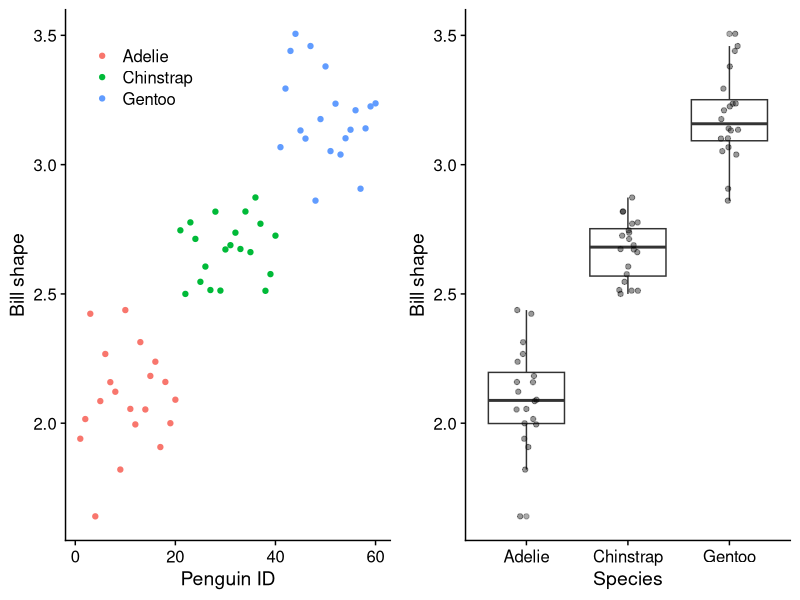
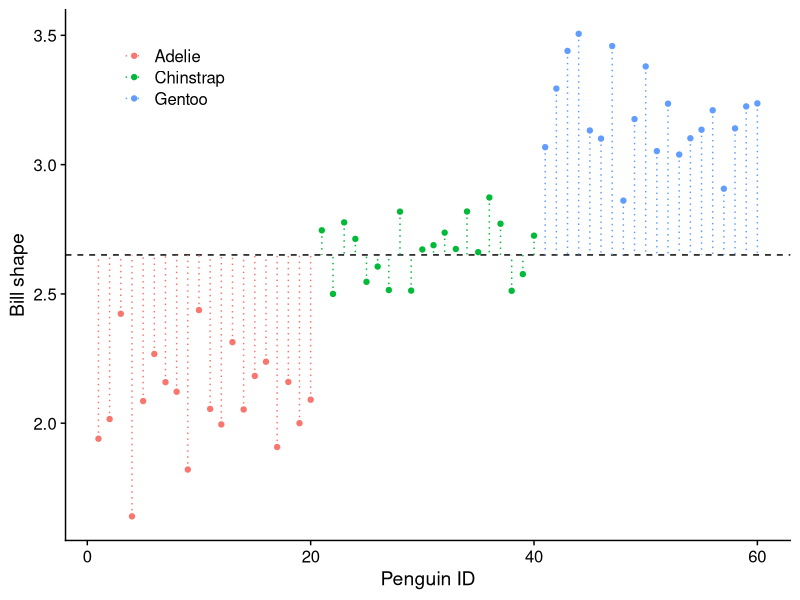
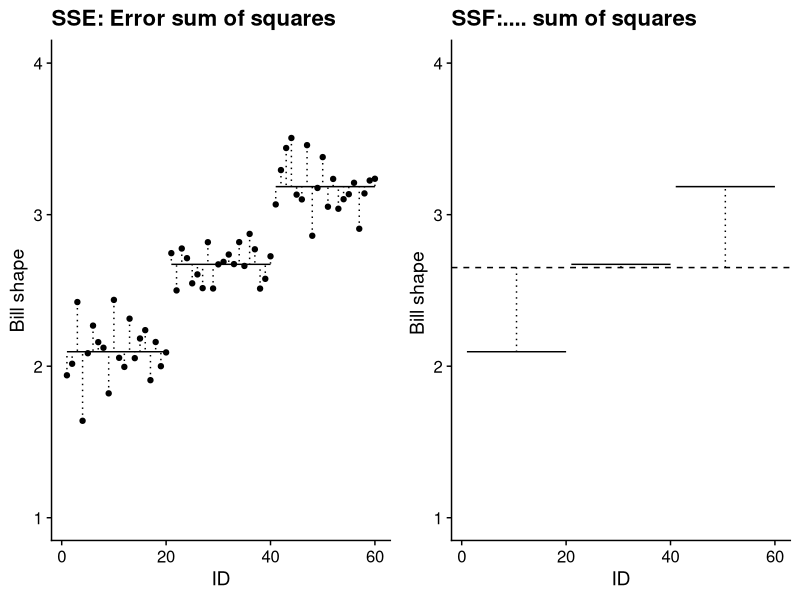

These figures' R source, in order: (Note: this script raises an error after producing the figures.)
## ---- chunk 1
library(tidyverse)
library(palmerpenguins)
library(here)
library(cowplot)
library(gridExtra)
library(ggfortify)
## ---- chunk 2
penguins_raw <- palmerpenguins::penguins
# glimpse(penguins_raw)
## ---- chunk 3
penguins <- penguins_raw |>
  drop_na() |>
  filter(sex == "male") |>
  arrange(species) |>
  mutate(bill_shape = bill_length_mm / bill_depth_mm) |>
  dplyr::select(species, bill_shape) |>
  group_by(species) |>
  slice_sample(n = 20) |>
  ungroup() |>
  mutate(ID=1:60)

## ---- chunk 4
# penguins |>
#   ggplot(aes(x = species, y = bill_shape)) +
#   geom_boxplot() +
#   labs(x = "Species",
#        y = "Bill shape") +
#   theme_cowplot()
## ---- chunk 5
g1 <- ggplot(penguins,aes(x=species,y=bill_shape))+
  geom_boxplot(alpha = 0.4)+
  # geom_violin(alpha = 0.4)+
  # geom_point(aes(colour=species))+
  geom_jitter(width=0.1, alpha= 0.4) +
  # scale_y_continuous(limits=c(0,10))+
  labs(x='Species', y='Bill shape')+
  theme_cowplot()+
  theme(legend.position = "none")
## ---- chunk 6
g2<-ggplot(penguins,aes(x=ID,y=bill_shape,colour=species))+
  geom_point()+
  # scale_y_continuous(limits=c(0,10))+
  labs(x='Penguin ID',y='Bill shape', colour = "")+
  theme_cowplot() +
  theme(legend.position = c(0.08,0.9))
## ---- chunk 7
grid.arrange(g2,g1,nrow=1)
## ---- chunk 8
grand_mean=mean(penguins$bill_shape)
grand_mean
## ---- chunk 9
SST.plot<-g2+geom_hline(yintercept=grand_mean,linetype='dashed')+
  geom_segment(aes(x = ID, y = bill_shape, xend = ID, yend = grand_mean),linetype='dotted')
SST.plot
## ---- chunk 10
p_means<-penguins |>
  group_by(species) |>
  summarise(pmean=mean(bill_shape))

penguins <- mutate(penguins,pmeans=c(rep(p_means$pmean[1],20),
                            rep(p_means$pmean[2],20),
                            rep(p_means$pmean[3],20)))

p1<-filter(penguins, species=="Adelie")
p2<-filter(penguins, species=="Chinstrap")
p3<-filter(penguins, species=="Gentoo")
## ---- chunk 11

g3<-ggplot()+
  
  geom_point(data=p1,aes(x=ID,y=bill_shape))+
  geom_segment(aes(x=min(p1$ID),y=p1$pmeans[1],xend=max(p1$ID),yend=p1$pmeans[1]))+
  geom_segment(aes(x = p1$ID, y = p1$bill_shape, xend = p1$ID, yend = p1$pmeans[1]),linetype='dotted') +
  
  geom_point(data=p2,aes(x=ID,y=bill_shape))+
  geom_segment(aes(x=min(p2$ID),y=p2$pmeans[1],xend=max(p2$ID),yend=p2$pmeans[1]))+
  geom_segment(aes(x = p2$ID, y = p2$bill_shape, xend = p2$ID, yend = p2$pmeans[1]),linetype='dotted') +
  
  geom_point(data=p3,aes(x=ID,y=bill_shape))+
  geom_segment(aes(x=min(p3$ID),y=p3$pmeans[1],xend=max(p3$ID),yend=p3$pmeans[1]))+
  geom_segment(aes(x = p3$ID, y = p3$bill_shape, xend = p3$ID, yend = p3$pmeans[1]),linetype='dotted')+
  
  scale_y_continuous(limits=c(1,4))+
  labs(x='ID',y='Bill shape',title="SSE: Error sum of squares")+
  theme_cowplot()
## ---- chunk 12
SST=sum((penguins$bill_shape-grand_mean)^2)
SST
## ---- chunk 13
SSE<-penguins |>
  group_by(species) |>
  mutate(pmean=mean(bill_shape)) |>
  mutate(se=(bill_shape-pmean)^2) |>
  summarise(sse=sum(se),.groups = 'drop') |>
  summarise(SSE=sum(sse),.groups = 'drop') |>
  pull(SSE)
## ---- chunk 14

SSS<-penguins |>
  group_by(species) |>
  mutate(pmean=mean(bill_shape)) |>
  mutate(se=(pmean-grand_mean)^2) |>
  summarise(sse=sum(se),.groups = 'drop') |>
  summarise(SSS=sum(sse),.groups = 'drop') |>
  pull(SSS)
## ---- chunk 15
g4<-ggplot()+
  
  geom_hline(yintercept=grand_mean,linetype='dashed')+
  
  geom_segment(aes(x=min(p1$ID),y=p1$pmeans[1],xend=max(p1$ID),yend=p1$pmeans[1]))+
  geom_segment(aes(x = mean(p1$ID), y = grand_mean, xend = mean(p1$ID), yend = p1$pmeans[1]),linetype='dotted') +
  
  geom_segment(aes(x=min(p2$ID),y=p2$pmeans[1],xend=max(p2$ID),yend=p2$pmeans[1]))+
  geom_segment(aes(x = mean(p2$ID), y = grand_mean, xend = mean(p2$ID), yend = p2$pmeans[1]),linetype='dotted')+
  # 
  geom_segment(aes(x=min(p3$ID),y=p3$pmeans[1],xend=max(p3$ID),yend=p3$pmeans[1]))+
  geom_segment(aes(x = mean(p3$ID), y = grand_mean, xend = mean(p3$ID), yend = p3$pmeans[1]),linetype='dotted')+
  
  scale_y_continuous(limits=c(1,4))+
  labs(x='ID',y='Bill shape ',title="SSF:.... sum of squares")+
  theme_cowplot()
## ---- chunk 16
grid.arrange(g3,g4,nrow=1)
## ---- chunk 17
SST
SSS
SSE
SSF+SSE
## ---- chunk 18
dfs<-c(rep("df = 2, 27",601),rep("df = 10, 27",601))
xs<-rep(seq(0,6,0.01),2)
ys<-c(df(xs[1:601],2,27),df(xs[602:1202],10,27))
fdata<-tibble(x=xs,y=ys,dfs=dfs)

fdata |>
  mutate(dfs = fct_relevel(dfs,"df = 2, 27","df = 10, 27")) |>
  ggplot(aes(x=xs,y=ys)) +
  xlim(0,6) +
  ylim(0,1) +
  labs(x="F-ratio",
       y="Probability density",
       caption="The F-distributions for (left) 2 and 27 degrees of freedom and (right) 10 and 27 degrees of freedom") +
  geom_line(colour="darkblue") +
  facet_wrap(~dfs) +
  theme_cowplot()
## ---- chunk 19

Fratio<-function(p,k,st_dev){
  n<-p*k # k plots, p replicates per plot
  plots<-tibble(plot=c(rep("a",p),rep("b",p),rep("c",p)),response=rnorm(n,mean=0,sd=st_dev))
  lm.mod<-lm(response~plot,data=plots)
  tidy(anova(lm.mod))$statistic[1]
}
## ---- chunk 20

trials<-1000
replicates<-10 # pots per combination of factor levels
k<-5 # number of factor levels
st_dev<-1
binwidth<-0.2


#Fs<-tibble(Fval=replicate(trials,Fratio(replicates,k,st_dev)))

myfun<-function(x,replicates,k,N,binwidth){
  df2=replicates*k-k
  df1=k-1
  N*binwidth*df(x,df1,df2)
}

# Fs |> 
#   filter(Fval<8) |>
#   ggplot(aes(x=Fval)) +
#   geom_histogram(binwidth=binwidth,fill=fill_colour1) +
#   geom_function(fun = myfun, args = list(replicates,k,N=trials,binwidth=binwidth),colour=line_colour) +
#   labs(x="F",
#        y=) +
#   theme_cowplot()
